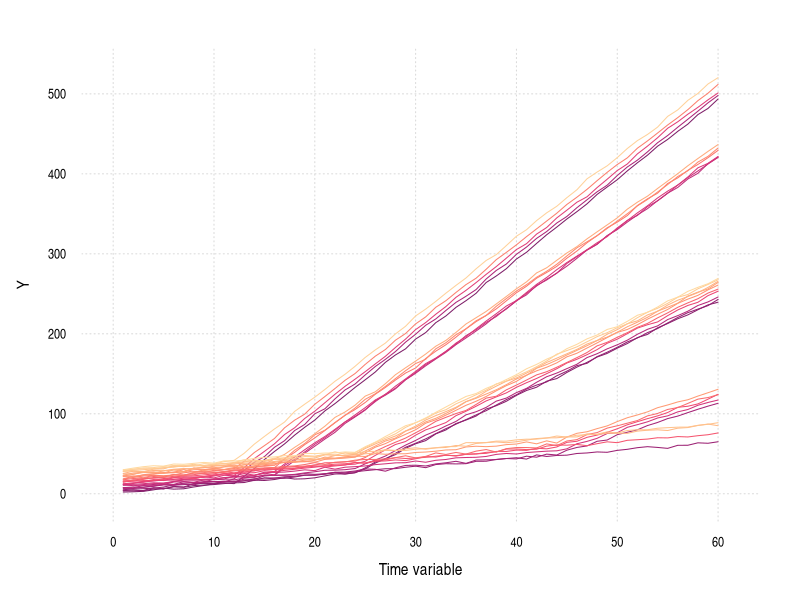

This figure's R source:
### learning did tools

library(lattice)

set.seed(123456L)

# 60 time periods, 30 individuals, and 5 waves of treatment
tmax = 60; imax = 30; nlvls = 5

dat = 
  expand.grid(time = 1:tmax, id = 1:imax) |>
  within({
    
    cohort      = NA
    effect      = NA
    first_treat = NA
    
    for (chrt in 1:imax) {
      cohort = ifelse(id==chrt, sample.int(nlvls, 1), cohort)
    }
    
    for (lvls in 1:nlvls) {
      effect      = ifelse(cohort==lvls, sample(2:10, 1), effect)
      first_treat = ifelse(cohort==lvls, sample(1:(tmax+20), 1), first_treat)
    }
    
    first_treat = ifelse(first_treat>tmax, Inf, first_treat)
    treat       = time>=first_treat
    rel_time    = time - first_treat
    y           = id + time + ifelse(treat, effect*rel_time, 0) + rnorm(imax*tmax)
    
    rm(chrt, lvls, cohort, effect)
  })

head(dat)
#>   time id        y rel_time treat first_treat
#> 1    1  1 2.158289      -11 FALSE          12
#> 2    2  1 2.498052      -10 FALSE          12
#> 3    3  1 3.034077       -9 FALSE          12
#> 4    4  1 4.886266       -8 FALSE          12
#> 5    5  1 7.085950       -7 FALSE          12
#> 6    6  1 5.788352       -6 FALSE          12


trellis.par.set(list(
  axis.line      = list(col = NA),
  reference.line = list(col = "gray85", lty = 3),
  superpose.line = list(col = hcl.colors(imax, "SunsetDark")),
  par.xlab.text  = list(fontfamily = "ArialNarrow"),
  par.ylab.text  = list(fontfamily = "ArialNarrow"),
  axis.text      = list(fontfamily = "ArialNarrow")
))

xyplot(
  y ~ time,  
  groups = id,
  type = c("l", "g"),
  ylab = "Y", xlab = "Time variable",
  data = dat
)

### Callaway Sant'Anna